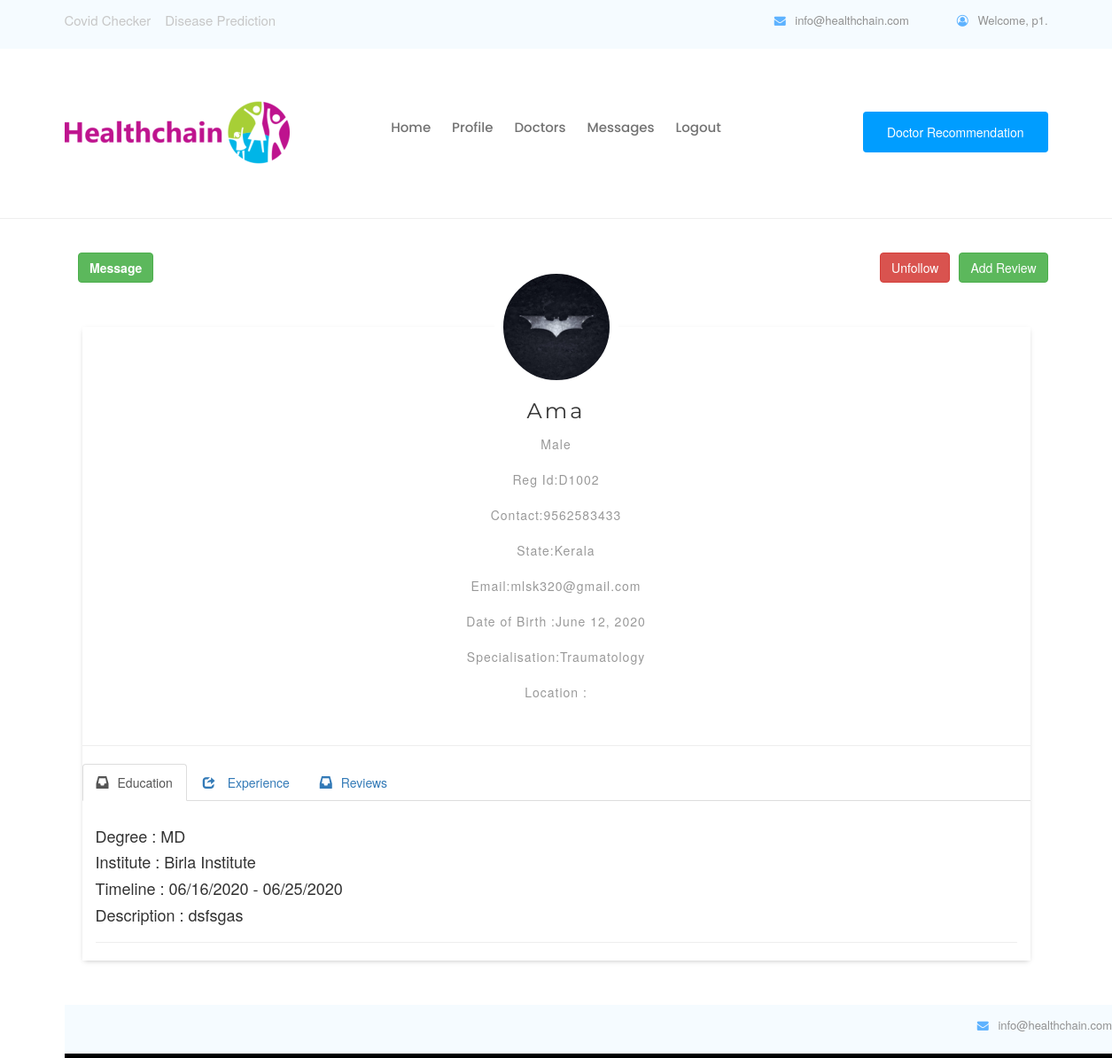
Screenshot of /home/viewdoctor/d3 (signed in) with the database file from the repository.
### pages/models.py (models this page shows, shortened)
class MyUser(AbstractBaseUser):
	username= models.CharField(max_length=30,unique=True)
	date_joined	= models.DateTimeField(verbose_name='date joined', auto_now_add=True)
	last_login= models.DateTimeField(verbose_name='last login', auto_now=True)
	is_admin= models.BooleanField(default=False)
	is_active= models.BooleanField(default=True)
	is_staff= models.BooleanField(default=False)
	is_superuser= models.BooleanField(default=False)
	user_type= models.PositiveSmallIntegerField(choices=USER_TYPE_CHOICES, default=4)
	USERNAME_FIELD = 'username'
	objects = MyAccountManager()
	def __str__(self):
		return self.username

class Doctor(models.Model):
	id=models.BigAutoField(primary_key=True)
	username= models.OneToOneField(MyUser,on_delete=models.CASCADE)
	regid = models.CharField(max_length=60,unique=True)
	dname=models.CharField(max_length=50)
	dob = models.DateField(null=True, blank=True)
	gender=models.IntegerField(choices=GENDER_CHOICES,blank=True)
	spec=models.CharField(max_length=50,blank=True)
	hos=models.CharField(max_length=150,blank=True)
	imagefile=models.ImageField(upload_to='doctor/',default="default.jpg",blank=True,null=True)
	location = PlacesField()
	follower = GenericRelation(Follow,related_query_name='doctor')
	state=models.CharField(max_length=20,blank=True)
	email = models.EmailField(max_length=254,blank=True)
	contact = models.CharField(max_length=14,blank=True)
	aadhaar = models.CharField(max_length=12,blank=True)

class Education(models.Model):
    user = models.ForeignKey(Doctor,on_delete=models.CASCADE)
    degree_name = models.CharField(max_length=150,null=True,blank=True)
    institute_name = models.CharField(max_length=150, null=True, blank=True)
    date_start = models.CharField(null=True,blank=True,max_length=25)
    date_end = models.CharField(null=True,blank=True,max_length=25)
    description = models.TextField(null=True,blank=True,max_length=1000)

### pages/views.py (the view)
# urls.py: path('viewdoctor/<slug:slug>',ViewDoctor.as_view(), name='viewdoctor'),
class ViewDoctor(MyPermissionMixin, DetailView):
    raise_exception = True
    login_url = "/login/"
    context_object_name = 'doctor'
    def get_object(self, *args, **kwargs):
        print(self.kwargs['slug'])
        self.request.session['doctor'] = self.kwargs['slug']
        usr = get_object_or_404(MyUser,username=self.kwargs['slug'])
        return get_object_or_404(Doctor, username=usr)
    def get_context_data(self, **kwargs):
        context = super(ViewDoctor, self).get_context_data(**kwargs)
        if self.request.user.user_type == 1:
            pt = get_object_or_404(Patient, username=self.request.user)
        elif self.request.user.user_type == 2:
            pt = get_object_or_404(Doctor, username=self.request.user)
        usr = get_object_or_404(MyUser,username=self.kwargs['slug'])
        doc = get_object_or_404(Doctor, username=usr)
        if self.request.user.user_type == 3:
            pass
        else:
            followers = pt.follower.filter(following=doc)
            if followers:
                context['follow'] = 'True'
            else:
                context['follow'] = 'False'
        if doc.username==self.request.user:
            context['profile']=True
        else:
            context['profile']=False
        context['education'] = Education.objects.filter(user=doc)
        context['experience'] = Experience.objects.filter(user=doc)
        context['review'] = Review.objects.filter(doctor=doc)
        return context
    template_name = 'pages/doctorprofile.html'
    def test_func(self):
        return (self.request.user.user_type == 1 or self.request.user.user_type == 2 or self.request.user.user_type == 3)

### pages/models.py (called while the page is built)
	def __str__(self):
		return self.pname

### pages/views.py (called while the page is built)
    def dispatch(self, request, *args, **kwargs):
        if not request.user.is_authenticated:
            return redirect('login')
        else:
            user_test_result = self.get_test_func()()
            if not request.user.is_authenticated or not user_test_result:
                return HttpResponse('<h2> Permission Denied ! </h2>')
            return super().dispatch(request, *args, **kwargs)

### pages/templates/pages/doctorprofile.html (shortened to what this page needs)
{% extends 'pages/base.html' %}
{% load static %}
{% block content %}
<link href="https://netdna.bootstrapcdn.com/bootstrap/3.0.0/css/bootstrap.min.css"
  rel="stylesheet" id="bootstrap-css">
<link href="https://unpkg.com/gijgo@1.9.13/css/gijgo.min.css" rel="stylesheet"
  type="text/css" />
<link rel="stylesheet" type="text/css" href="{% static 'css/star-rating-svg.css' %}">
{% if user.user_type == 1 %}
<button style="float: right;margin-left: 1opx;" class="btn btn-success"
  onclick="openFormreview()">
  Add
  Review
</button>
{% endif %}
{% if follow == 'True' %}
<button style="float: right;margin-right: 10px;" class="btn btn-danger">
  <a style="color: white;" href="{% url 'unfollowdoctor' pk=doctor.id %}">Unfollow</a>
</button>
<button class="open-button btn btn-success" onclick="openForm()">
  <strong>Message</strong>
</button>
{% endif %}
<div class="rela-block profile-card">
  <div class="profile-pic" id="profile_pic">
  </div>
  <div class="rela-block profile-name-container">
    <div class="rela-block user-name" id="user_name">{{doctor.dname}}</div>
    <div class="rela-block user-desc" id="user_description">{{doctor.get_gender_display}}</div><br>
    <div class="rela-block user-desc" id="user_description">Reg
      Id:{{doctor.regid}}</div><br>
    <div class="rela-block user-desc" id="user_description">Contact:{{doctor.contact}}</div><br>
    <div class="rela-block user-desc" id="user_description">State:{{doctor.state}}</div><br>
    <div class="rela-block user-desc" id="user_description">Email:{{doctor.email}}</div><br>
    <div class="rela-block user-desc" id="user_description">Date of Birth
      :{{doctor.dob}}</div><br>
    <div class="rela-block user-desc" id="user_description">Specialisation:{{doctor.spec}}</div><br>
    <div class="rela-block user-desc" id="user_description">Location
      :{{doctor.location.place}}</div><br>
  </div>
<hr>
  <ul class="nav nav-tabs">
    <li class="active"><a href="#education" data-toggle="tab"><span
          class="glyphicon glyphicon-inbox">
        </span>Education</a></li>
    <li><a href="#experience" data-toggle="tab"><span class="glyphicon
          glyphicon-share"></span>
        Experience</a></li>
    <li><a href="#reviews" data-toggle="tab"><span class="glyphicon
          glyphicon-inbox">
        </span>Reviews</a></li>
  </ul>
  <br>
  <div class="tab-content">
    <div class="tab-pane fade in active" id="education">
      <div class="container-fluid">
        {% for ed in education %}
        <h4>Degree : {{ed.degree_name}}</h4>
        <h4>Institute : {{ed.institute_name}}</h4>
        <h4>Timeline : {{ed.date_start}} - {{ed.date_end}}</h4>
        <h4>Description : {{ed.description}}</h4>
        <hr>
        {% endfor %}
      </div>
    </div>
  </div>
  {% endblock %}

### pages/templates/pages/base.html (shortened to what this page needs)
{% load static %}
<!doctype html>
<html lang="en">
  <head>
<link rel="stylesheet" href="{% static 'css/rotating-card.css' %}">
    <link rel="stylesheet" href="{% static 'css/style.css' %}">
    <link rel="stylesheet" href="{% static 'css/bootstrap.min.css' %}">
    <link rel="stylesheet"
      href="https://cdnjs.cloudflare.com/ajax/libs/font-awesome/4.7.0/css/font-awesome.min.css">
    <link rel="stylesheet" href="{% static 'css/themify-icons.css' %}">
    <link rel="stylesheet" href="{% static 'css/mystyle.css' %}">
  </head>
  <div id="container">
    <body>
      <header>
        <div class="header-area">
          <div class="header-top_area">
            <div class="container">
              <div class="row">
                <div class="col-xl-6 col-md-6">
                  <div class="social_media_links">
                      <a  href="{% url 'covid' %}">Covid Checker</a>
                      <a  href="{% url 'diseaseprediction' %}">Disease Prediction</a>
                  </div>
                </div>
                <div class="col-xl-6 col-md-6">
                  <div class="short_contact_list">
                    <ul>
                      <li><a href="#"> <i class="fa fa-envelope"></i>
                          info@healthchain.com</a></li>
                      {% if user.is_authenticated %}
                      <li><a href="#"> <i class="fa fa-user-circle-o"></i>
                          Welcome, {{ user.username }}. </a></li>
                      {%endif%}
                    </ul>
                  </div>
                </div>
              </div>
            </div>
          </div>
          <div id="sticky-header" class="main-header-area">
            <div class="container">
              <div class="row align-items-center">
                <div class="col-xl-3 col-lg-2">
                  <div class="logo">
                    <a href="#">
                      <img src="/media/img/healthlogo.png">
                    </a>
                  </div>
                </div>
                <div class="col-xl-6 col-lg-7">
                  <div class="main-menu d-none d-lg-block">
                    <nav>
                      <ul id="navigation">
                        <li><a class="active" href="{% url 'home' %}">Home</a></li>
                        {% if user.user_type == 3 %}
                        <li><a href="{% url 'addd' %}">Doctor Registration</a></li>
                        <li><a href="{% url 'hospitalprofile' %}">Profile</a></li>
                        {% elif user.user_type == 1 %}
                        <li><a href="{% url 'patientprofile' %}">Profile</a></li>
                        <li><a href="{% url 'doctorlist' %}">Doctors</a></li>
                        <li><a href="{% url 'viewmessage' %}">Messages</a></li>
                        {% endif %}
                        {% if user.is_authenticated %}
                        <li> <a href="{% url 'logout' %}"> Logout</a></li>
                        {% else %}
                        <li> <a href="{% url 'login' %}"> Login</a></li>
                        {% endif %}
                      </ul>
                    </nav>
                  </div>
                </div>
                <div class="col-xl-3 col-lg-3 d-none d-lg-block">
                  <div class="Appointment">
                    <div class="book_btn d-none d-lg-block">
                      {% if user.user_type == 3 %}
                      {% elif user.user_type == 2 %}
                      <a class="popup-with-form" href="{% url 'treatpatient' %}">Treat Patient</a>
                      {% elif user.user_type == 5 %}
                      <a class="popup-with-form" href="{% url 'laboratory' %}">New Patient</a>
                      {% elif user.user_type == 1 %}
                      <a class="popup-with-form" href="{% url 'doctorrecommend' %}">Doctor Recommendation</a>
                      {% endif %}
                    </div>
                  </div>
                </div>
              </div>
            </div>
            <hr>
          </div>
        </div>
      </header>
      <div class="container">
        {% block content %}
        {% endblock %}
      </div>
      <br><br><br><br>
      <footer id="footer">
        <div class="header-area">
          <div class="header-top_area">
            <div class="container">
              <div class="row">
                <div class="col-xl-6 col-md-6">
                </div>
                <div class="col-xl-6 col-md-6">
                  <div class="short_contact_list">
                    <ul>
                      <li><a href="#"> <i class="fa fa-envelope"></i>
                          info@healthchain.com</a></li>
                    </ul>
                  </div>
                </div>
              </div>
            </div>
          </div>
        </div>
      </footer>
    </body>
  </div>
</html>

### pages/static/css/rotating-card.css (style rules this page uses)
body { margin-top: 60px; font-size: 14px; font-family: "Helvetica Nueue",Arial,Verdana,sans-serif; background-color: #E5E9ED; }

### pages/static/css/mystyle.css (style rules this page uses)
#footer { margin:0 auto; width:834px; height:auto; overflow:hidden; position: fixed; bottom: 0px; }
html, body { margin:0; padding:0; height:100%; }
#container { min-height:100%; position:relative; }
#footer { position:absolute; bottom:0; width:100%; height:60px; background:black; }

### rows the page displays
MyUser: username "p1"
Doctor: dname "Ama", gender "Male", regid "D1002", contact "9562583433", state "Kerala", email "mlsk320@gmail.com", dob "June 12, 2020", spec "Traumatology"
Education: degree_name "MD", institute_name "Birla Institute", date_start "06/16/2020", date_end "06/25/2020", description "dsfsgas"
